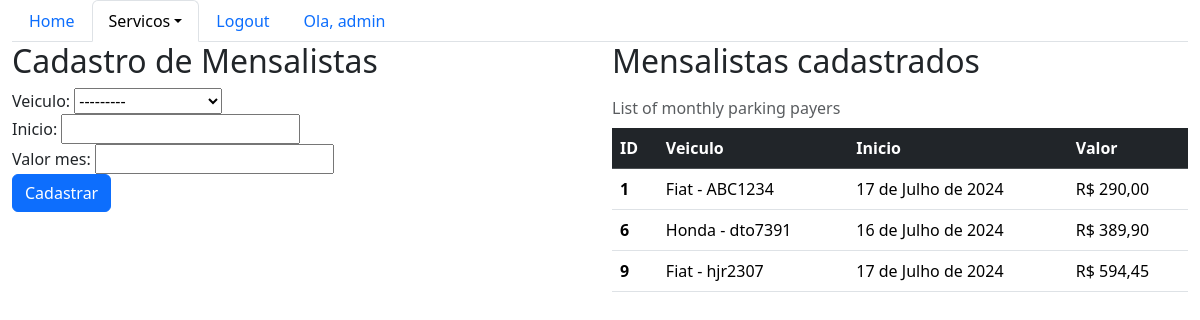
/sistema/mensalistas/ (signed in), run on an earlier commit of the app's database.
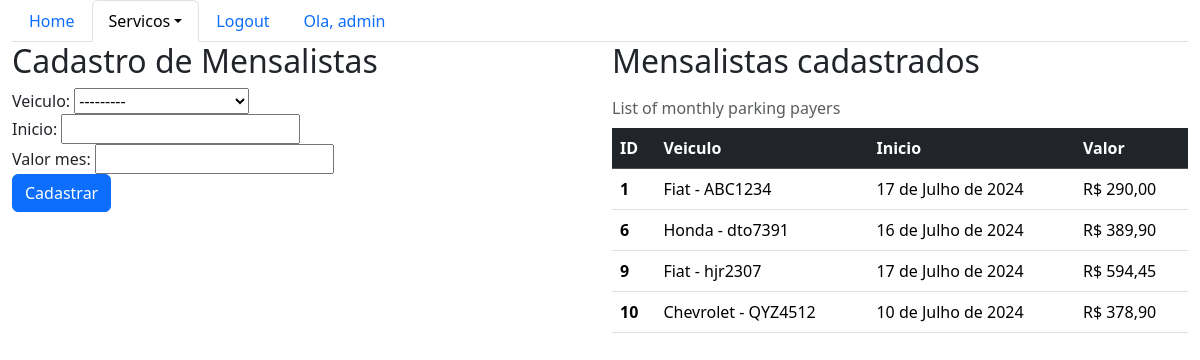
And on a later commit of the database.
### core/models.py (models this page shows, shortened)
class Mensalista(models.Model):
    veiculo = models.ForeignKey(Veiculo, on_delete=models.CASCADE)
    inicio = models.DateField()
    valor_mes = models.DecimalField(max_digits=6, decimal_places=2)

class Veiculo(models.Model):
    marca = models.ForeignKey(Marca, on_delete=models.CASCADE)
    placa = models.CharField(max_length=7)
    proprietario = models.ForeignKey(Pessoa, on_delete=models.CASCADE)
    cor = models.CharField(max_length=15)
    observacoes = models.TextField()
    def __str__(self):
        return self.marca.nome + " - " + self.placa

class Marca(models.Model):
    nome = models.CharField(max_length=50)

### core/views.py (the view)
# urls.py: path("mensalistas/", lista_mensalistas, name="core_lista_mensalistas"),
@login_required
def lista_mensalistas(request):
    mensalistas = Mensalista.objects.all()
    form = MensalistaForm()
    data = { "mensalistas": mensalistas, "form": form }
    return render(
        request, "core/lista_mensalistas.html", data)

### core/forms.py
class MensalistaForm(ModelForm):
    class Meta:
        model = Mensalista
        fields = "__all__"

### core/templates/core/lista_mensalistas.html (shortened to what this page needs)
{% extends "base.html" %}
{% load bootstrap %}
{% block menu %}
    <ul class="nav nav-tabs">
        <li class="nav-item">
            <a class="nav-link" aria-current="page" href="{% url 'core:core_home' %}">Home</a>
        </li>
        <li class="nav-item dropdown">
            <a class="nav-link dropdown-toggle active" data-bs-toggle="dropdown" href="#" role="button" aria-expanded="false">Servicos</a>
        </li>
        {% if user.is_authenticated %}
            <li class="nav-item">
                <a class="nav-link" href="{% url 'core:logout' %}">Logout</a>
            </li>
            <li class="nav-item">
                <a class="nav-link" href="#">Ola, {{ user }}</a>
            </li>
        {% else %}
            <li class="nav-item">
                <a class="nav-link" href="{% url 'login' %}">Login</a>
            </li>
        {% endif %}
    </ul>
{% endblock menu %}
{% block main %}
    <div class="row">
        <div class="col-sm-6">
            <h2>Cadastro de Mensalistas</h2>
            <form action="{% url 'core:core_mensalista_novo' %}" method="POST">
                {{ form|bootstrap }}
                <button type="submit" class="btn btn-primary">Cadastrar</button>
            </form>
        </div>
        <div class="col-sm-6">
            <h2>Mensalistas cadastrados</h2>
            <table class="table caption-top">
                <caption>List of monthly parking payers</caption>
                <thead class="table-dark">
                    <tr>
                        <th scope="col">ID</th>
                        <th scope="col">Veiculo</th>
                        <th scope="col">Inicio</th>
                        <th scope="col">Valor</th>
                    </tr>
                </thead>
                <tbody>
                    {% for mensalista in mensalistas %}
                        <tr>
                            <th scope="row">{{ mensalista.id }}</th>
                            <td>{{ mensalista.veiculo }}</td>
                            <td>{{ mensalista.inicio }}</td>
                            <td>R$ {{ mensalista.valor_mes }}</td>
                        </tr>
                    {% endfor %}
                </tbody>
            </table>
        </div>
    </div>
{% endblock main %}

What changed in the data, as far as the page shows it:
added Mensalista: id "10", veiculo "Chevrolet - QYZ4512", inicio "10 de Julho de 2024", valor_mes "378,90"
